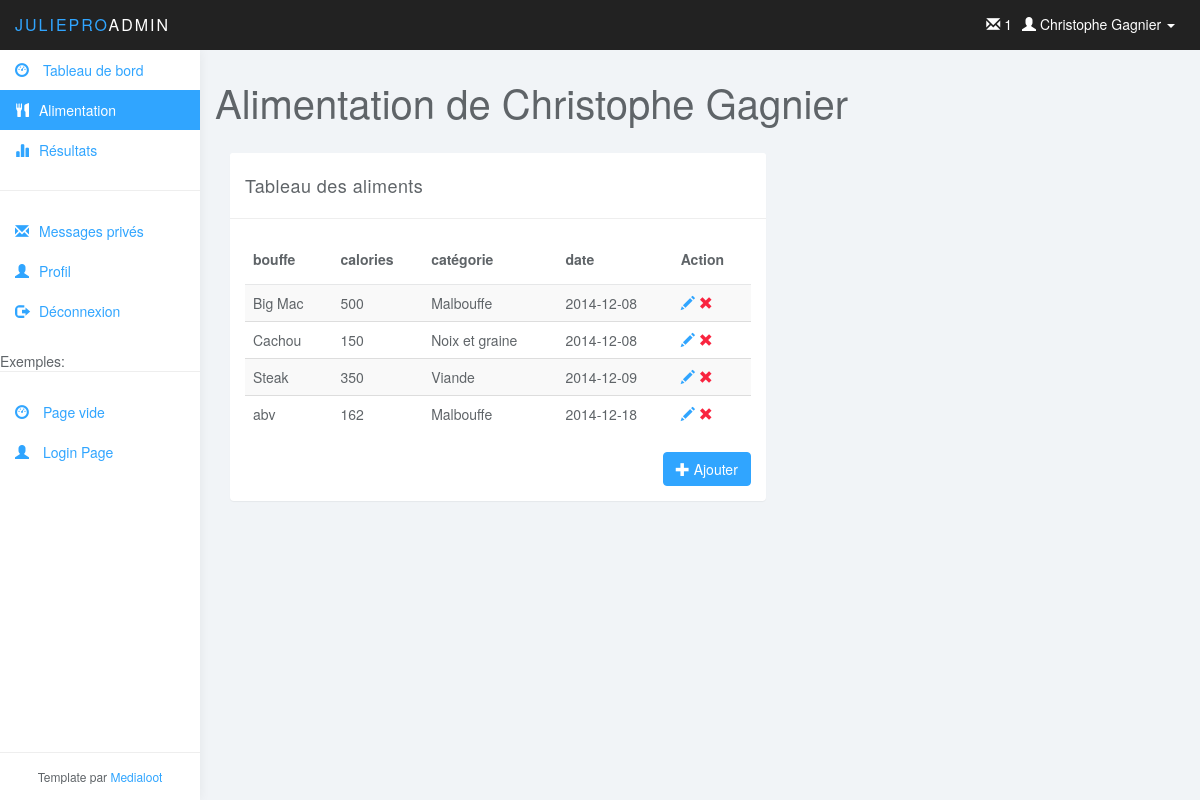
Screenshot of /?action=view_alimentation with the database file from the repository.
### tables this page shows
CREATE TABLE IF NOT EXISTS `utilisateur` (
`utilisateurID` int(11) NOT NULL,
  `nom` varchar(45) NOT NULL,
  `prenom` varchar(45) NOT NULL,
  `noTel` varchar(45) NOT NULL,
  `noCell` varchar(45) DEFAULT NULL,
  `noRue` int(11) NOT NULL,
  `rue` varchar(45) NOT NULL,
  `ville` varchar(45) NOT NULL,
  `codePostal` varchar(45) NOT NULL,
  `age` int(11) NOT NULL,
  `dateInscription` datetime NOT NULL,
  `courriel` varchar(45) NOT NULL,
  `statut` int(11) NOT NULL,
  `entraineurID` int(11) DEFAULT NULL
);

CREATE TABLE IF NOT EXISTS `alimentation` (
`alimentationID` int(11) NOT NULL,
  `nomRepas` varchar(45) NOT NULL,
  `calorieIngere` int(11) NOT NULL,
  `date` date NOT NULL,
  `categorieID` int(11) NOT NULL,
  `clientID` int(11) NOT NULL
);

CREATE TABLE IF NOT EXISTS `categorienourriture` (
`categorieID` int(11) NOT NULL,
  `nom` varchar(45) NOT NULL
);

### model/user_db.php (called while the page is built, shortened)
<?php
function get_user($userID) {
    global $db;
    $query = 'SELECT * FROM utilisateur
              WHERE utilisateurID = '.$userID;
    $result = $db->query($query);
	$result = $result->fetch();
    return $result;
}

### model/alimentation_db.php (called while the page is built, shortened)
<?php
function get_all_alimentation($userID){
    global $db;
    $query = '      select a.`alimentationID`, a.`nomRepas`, a.`calorieIngere`,`date`, c.nom
                    from `alimentation` a
                    inner join categorienourriture c
                    on c.categorieID = a.categorieID
                    where a.clientID = '.$userID;
    $result = $db->query($query);
    $alimentation = Array();
    while($data = $result->fetch())
    {
        $alimentation[$data['alimentationID']] = $data;
    }
    return $alimentation;
}

### view/alimentation.php (the view)
<div class="row">
    <div class="col-lg-12">
        <h1 class="page-header">Alimentation de <?php echo $userInfo['prenom'].' '.$userInfo['nom']; ?></h1>
    </div>
</div>
    <?php $alimentation = get_all_alimentation($userInfo['utilisateurID']); ?>
    <div class="col-md-7">
        <div class="panel panel-default">
            <div class="panel-heading">Tableau des aliments</div>
            <div class="panel-body">
                <table class="table table-striped table-hover">
                    <thead>
                    <tr>
                        <th>bouffe</th>
                        <th>calories</th>
                        <th>catégorie</th>
                        <th>date</th>
                        <th>Action</th>
                    </tr>
                    </thead>
                    <?php
                    foreach($alimentation as $alimentCourant)
                    {
                        echo '<tr>';
                            echo'<td>'.$alimentCourant['nomRepas'].'</td>';
                            echo'<td>'.$alimentCourant['calorieIngere'].'</td>';
                            echo'<td>'.$alimentCourant['nom'].'</td>';
                            echo'<td>'.$alimentCourant['date'].'</td>';
                            echo '<td>';
                                echo '<a href="#" class="glyphicon glyphicon-pencil "> </a> ';
                                echo '<a href="?action=remove_alimentation&alimentationID='.$alimentCourant['alimentationID'].'" class="glyphicon glyphicon-remove color-red"> </a>';
                            echo '</td>';
                        echo '</tr>';
                    }
                ?>
                </table>
                <a href="?action=form_alimentation" class="btn btn-primary pull-right"><span class="glyphicon glyphicon-plus"></span> Ajouter</a>
            </div>
        </div>
    </div>

### view/header.php (shortened to what this page needs)
<!DOCTYPE html>
<html>
<head>
    <link href="css/bootstrap.min.css" rel="stylesheet">
    <link href="css/datepicker3.css" rel="stylesheet">
    <link href="css/styles.css" rel="stylesheet">
</head>
<body>
<nav class="navbar navbar-inverse navbar-fixed-top" role="navigation">
    <div class="container-fluid">
        <div class="navbar-header">
            <a class="navbar-brand" href="index.php"><span>JuliePro</span>Admin</a>
            <?php if(!empty($userInfo))
            { ?>
                <ul class="user-menu">
                    <li class="dropdown pull-right"> <a href="#" class="dropdown-toggle" data-toggle="dropdown"> <span class="glyphicon glyphicon-user"></span> <?php echo $userInfo['prenom'].' '.$userInfo['nom']; ?> <span class="caret"></span> </a>
                    </li>
                </ul>
				<ul class="user-menu">
					<li><a href="?action=view_messageprive"><span class="glyphicon glyphicon-envelope"></span> 1 </a></li>
				</ul>
            <?php } ?>
        </div>
    </div>
</nav>

### view/sidemenu.php (shortened to what this page needs)
<div id="sidebar-collapse" class="col-sm-3 col-lg-2 sidebar">
    <ul class="nav menu">
        <li id="accueil"><a href="index.php"><span class="glyphicon glyphicon-dashboard"></span> Tableau de bord</a></li>
        <li id="view_alimentation"><a href="?action=view_alimentation"><span class="glyphicon glyphicon-cutlery"></span>Alimentation</a></li>
        <li id="view_resultat"><a href="?action=view_resultat"><span class="glyphicon glyphicon-stats"></span>Résultats</a></li>
        <li role="presentation" class="divider"></li>
        <li id="view_messageprive"><a href="?action=view_messageprive"><span class="glyphicon glyphicon-envelope"></span>Messages privés</a></li>
        <li id="view_profile"><a href="?action=view_profile"><span class="glyphicon glyphicon-user"></span>Profil</a></li>
        <li><a href="?action=view_profile"><span class="glyphicon glyphicon-log-out"></span>Déconnexion</a></li>
        <li role="presentation" class="divider">Exemples:</li>
        <li><a href="blank.php"><span class="glyphicon glyphicon-dashboard"></span> Page vide</a></li>
        <li><a href="login.html"><span class="glyphicon glyphicon-user"></span> Login Page</a></li>
    </ul>
    <div class="attribution">Template par <a href="http://www.medialoot.com/item/lumino-admin-bootstrap-template/">Medialoot</a></div>
</div>
<div class="col-sm-9 col-sm-offset-3 col-lg-10 col-lg-offset-2 main">

### index.php (shortened to what this page needs)
<?php
include ("model/database.php");
include ("model/user_db.php");
include ("model/alimentation_db.php");
$userInfo = get_user($_SESSION['userID']);
if(isset($_POST['action']))
    $action = $_POST['action'];
elseif(isset($_GET['action']))
    $action = $_GET['action'];
else
    $action = 'accueil';
include('view/header.php');
include('view/sidemenu.php');
switch($action)
{
    case 'view_alimentation':
        include('view/alimentation.php');
        break;
}
include('view/footer.php'); ?>

### view/footer.php (shortened to what this page needs)
</body>
</html>

### css/styles.css (style rules this page uses)
body { background: #f1f4f7; padding-top: 50px; color: #5f6468; }
a, a:hover, a:focus { color: #30a5ff; }
h1, h2, h3, h4, h5, h6 { color: #5f6468; }
h1 { font-weight: 300; font-size: 40px; }
.color-red { color: #f9243f; }
.navbar-header .navbar-brand { color: #fff; font-size: 16px; text-transform: uppercase; font-weight: 500; letter-spacing: 2px; }
.navbar-header .navbar-brand span { color: #30a5ff; }
.btn-primary, .btn-primary:hover, .btn-primary:focus, .btn-primary:active, .btn-primary.active, .open > .dropdown-toggle.btn-primary, .btn-primary.disabled, .btn-primary[disabled], fieldset[disabled] .btn-primary, .btn-primary.disabled:hover, .btn-primary[disabled]:hover, fieldset[disabled] .btn-primary:hover, .btn-primary.disabled:focus, .btn-primary[disabled]:focus, fieldset[disabled] .btn-primary:focus, .btn-primary.disabled:active, .btn-primary[disabled]:active, fieldset[disabled] .btn-primary:active, .btn-primary.disabled.active, .btn-primary[disabled].active, fieldset[disabled] .btn-primary.active { background-color: #30a5ff; border-color: #30a5ff; }
.panel { border: 0; }
.panel-heading { font-size: 18px; font-weight: 300; letter-spacing: 0.025em; height: 66px; line-height: 45px; }
.panel-default .panel-heading { background: #fff; border-bottom: 1px solid #eee; color: #5f6468; }
.navbar { border: 0; }
.user-menu { display: inline-block; margin-top: 14px; margin-right: 10px; float: right; list-style: none; padding: 0; }
.user-menu a { color: #fff; }
.sidebar { display: block; background-color: #fff; padding: 0; display: none; }
@media (min-width: 768px) { .sidebar { display: block; position: fixed; top: 50px; bottom: 0; left: 0; z-index: 1000; display: block; margin: 0; padding: 0; overflow-x: hidden; overflow-y: auto; background-color: #fff; box-shadow: 1px 0px 10px rgba(0, 0, 0, .05); } }
@media (min-width: 768px) { .navbar-header { width: 100%; } }
.sidebar ul.nav .active a, .sidebar ul.nav li.parent a.active, .sidebar ul.nav .active > a:hover, .sidebar ul.nav li.parent a.active:hover, .sidebar ul.nav .active > a:focus, .sidebar ul.nav li.parent a.active:focus { color: #fff; background-color: #30a5ff; }
.sidebar span.glyphicon { margin-right: 10px; }
.sidebar ul.nav li.divider { border-bottom: 1px solid #eee; margin: 20px 0; }
.sidebar .attribution { position: absolute; bottom: 0px; width: 100%; padding: 15px; text-align: center; border-top: 1px solid #eee; font-size: 12px; }
h1.page-header { margin-top: 30px; border-bottom: 0; }
.table { background: #fff; }
.table>thead>tr>th { border-bottom: 1px solid #e6e7e8; vertical-align: middle; height: 50px; }

### rows the page displays
utilisateur: prenom "Christophe", nom "Gagnier"
alimentation: nomRepas "Big Mac", calorieIngere "500", categorieID.nom "Malbouffe", date "2014-12-08"
alimentation: nomRepas "Cachou", calorieIngere "150", categorieID.nom "Noix et graine", date "2014-12-08"
alimentation: nomRepas "Steak", calorieIngere "350", categorieID.nom "Viande", date "2014-12-09"
alimentation: nomRepas "abv", calorieIngere "162", categorieID.nom "Malbouffe", date "2014-12-18"
